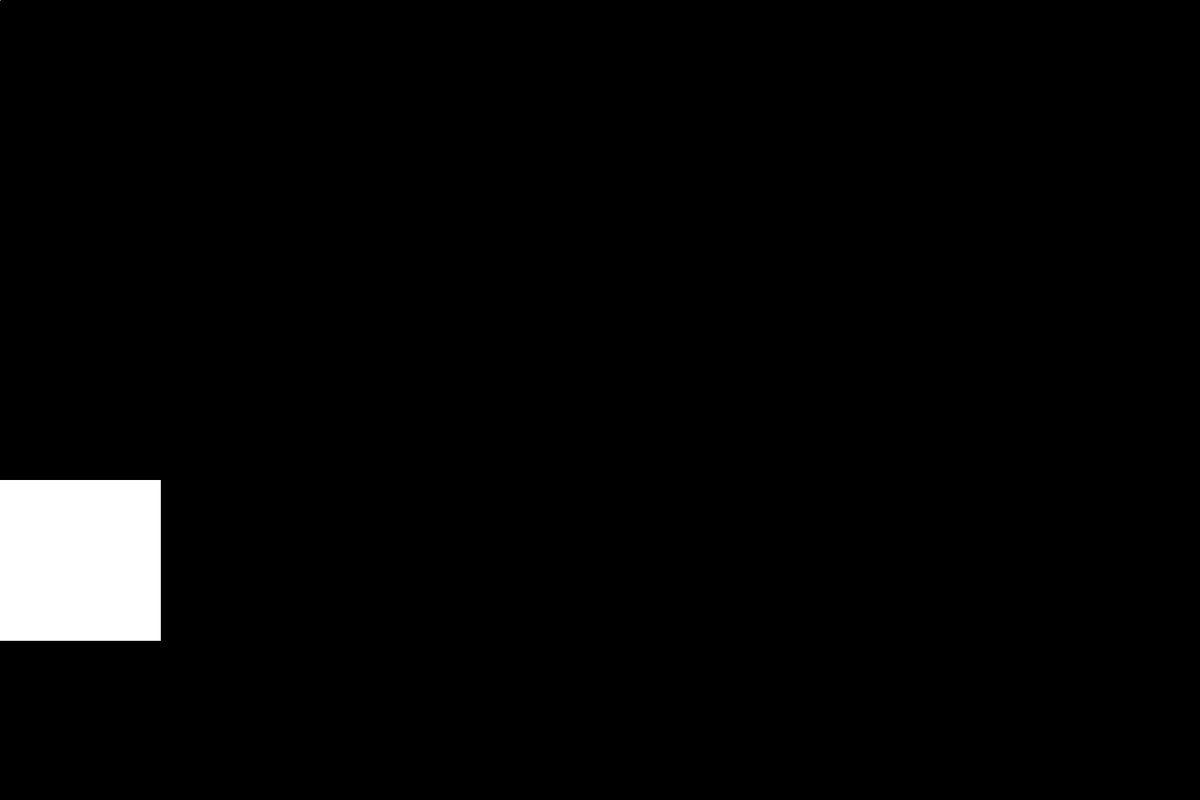
Frame 1 (no input)
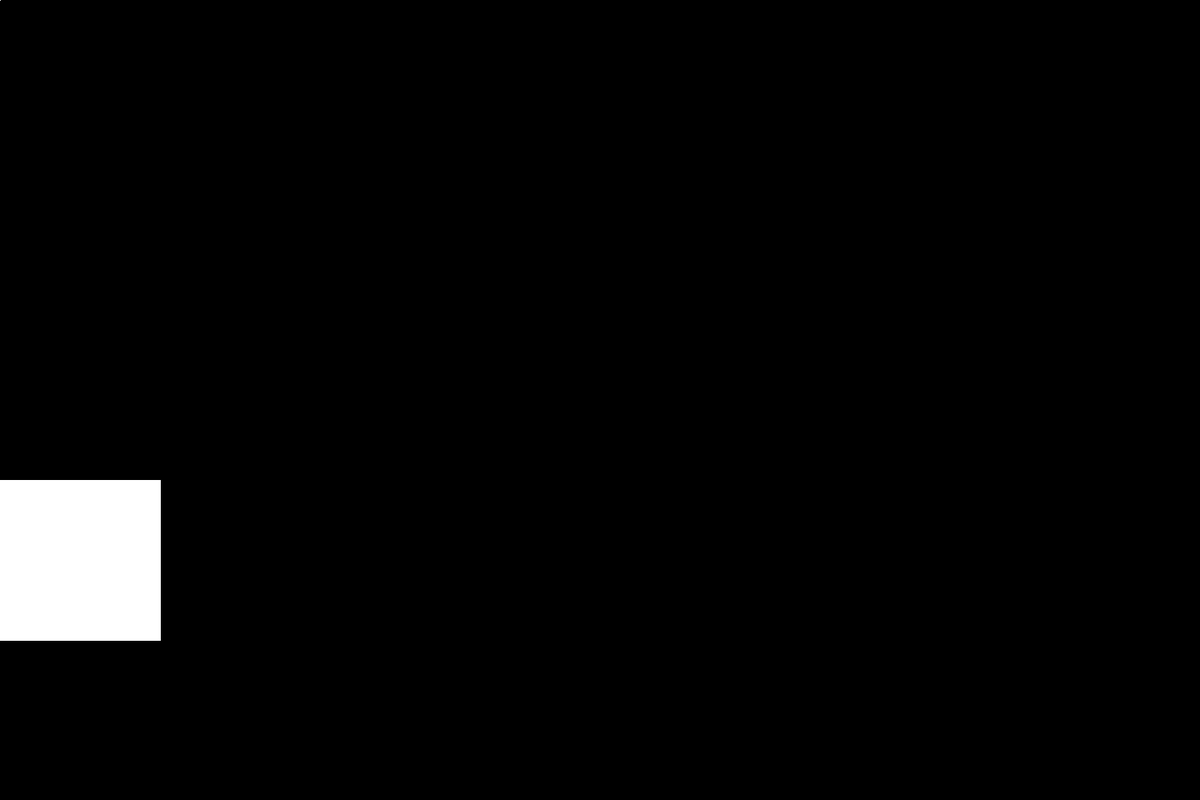
Frame 60 (the mouse pressed at the canvas centre just before this capture)
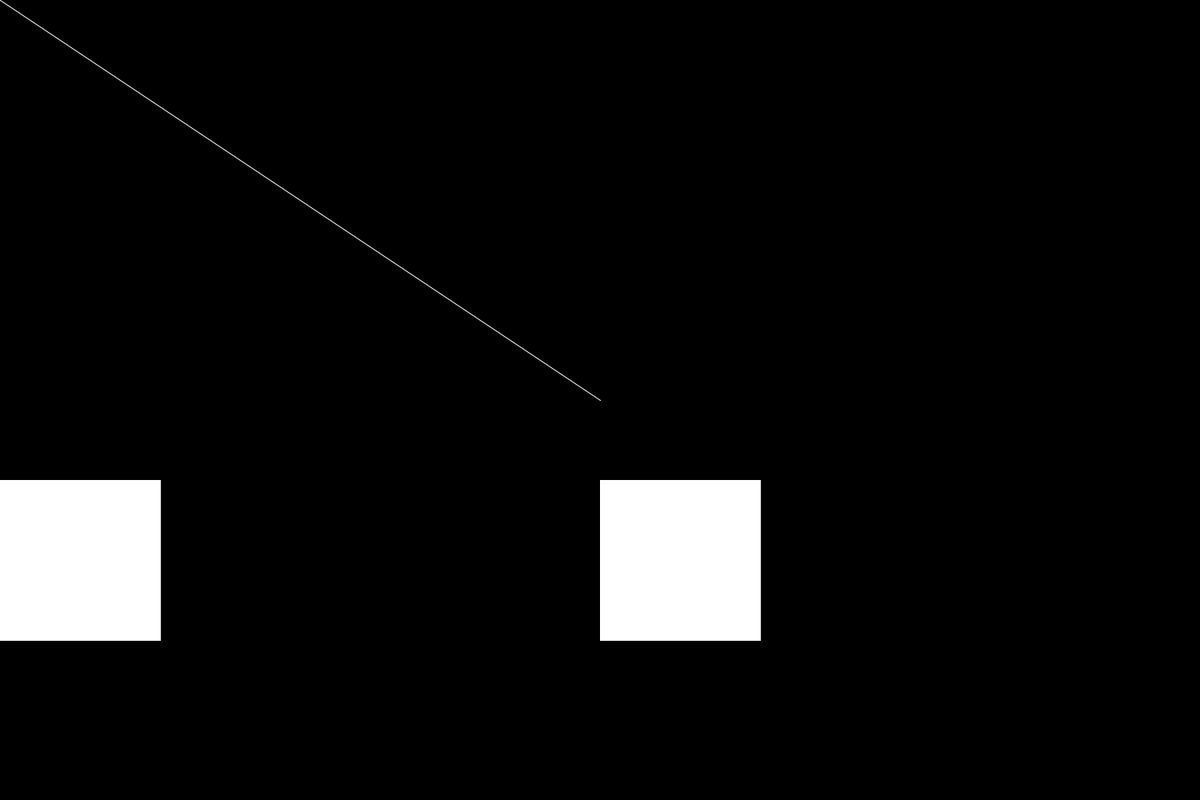
Frame 120 (the mouse held since frame 60 and released just before this capture)

The Processing sketch that drew these frames (run headless with seeded random() and noise(); from frame 60 on, the mouse is pressed at the canvas centre):

// Processing sketch: sketch_2021_9_20Creative_Coding_try_
// ── sketch_2021_9_20Creative_Coding_try_.pde
void setup(){
background(0);
size(1500,1000);
}

void draw(){
  stroke(255);
   line(pmouseX,pmouseY,mouseX,mouseY);
   rect(mouseX,600,200,200);
   }
